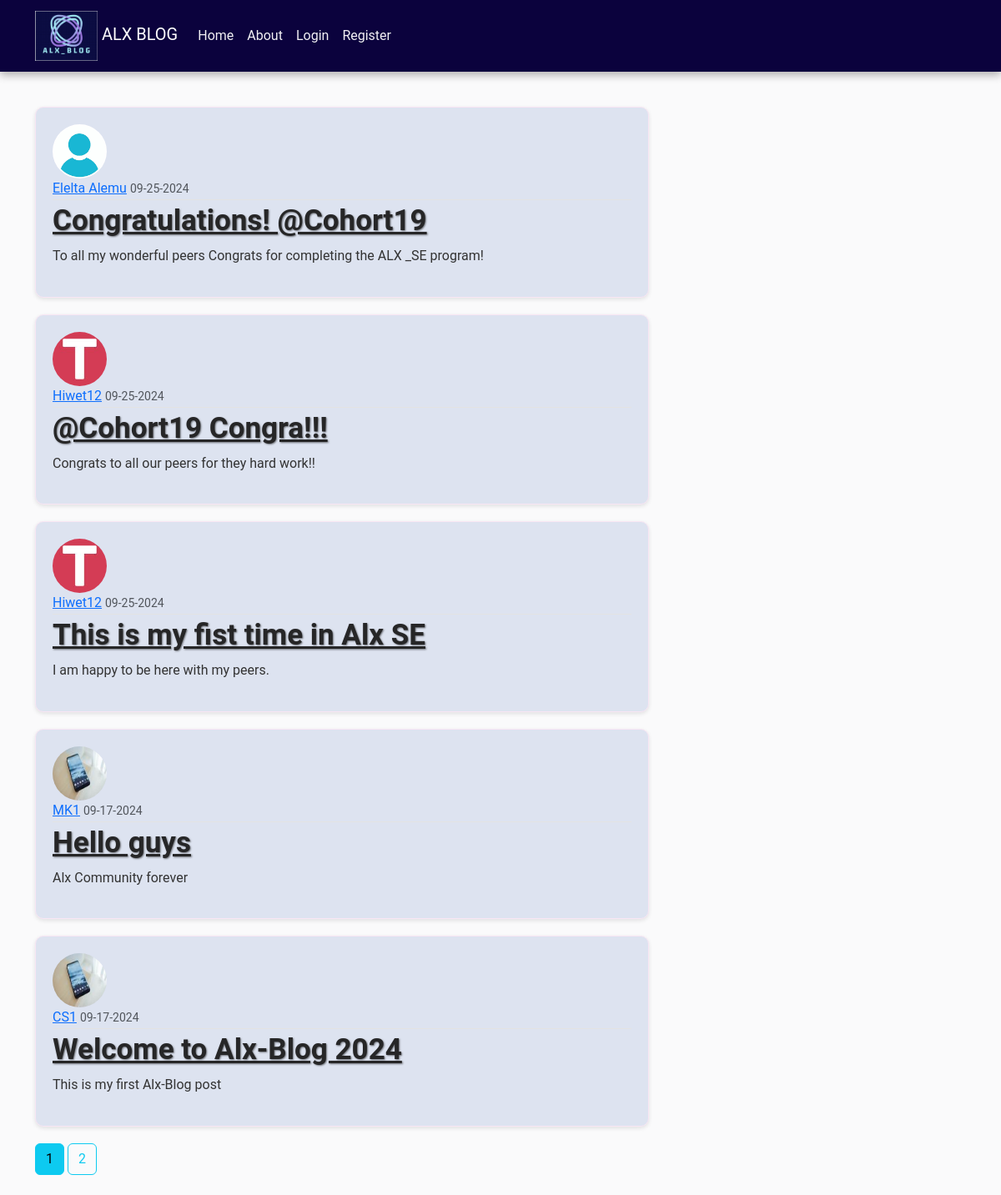
Page /home on the earlier database version.
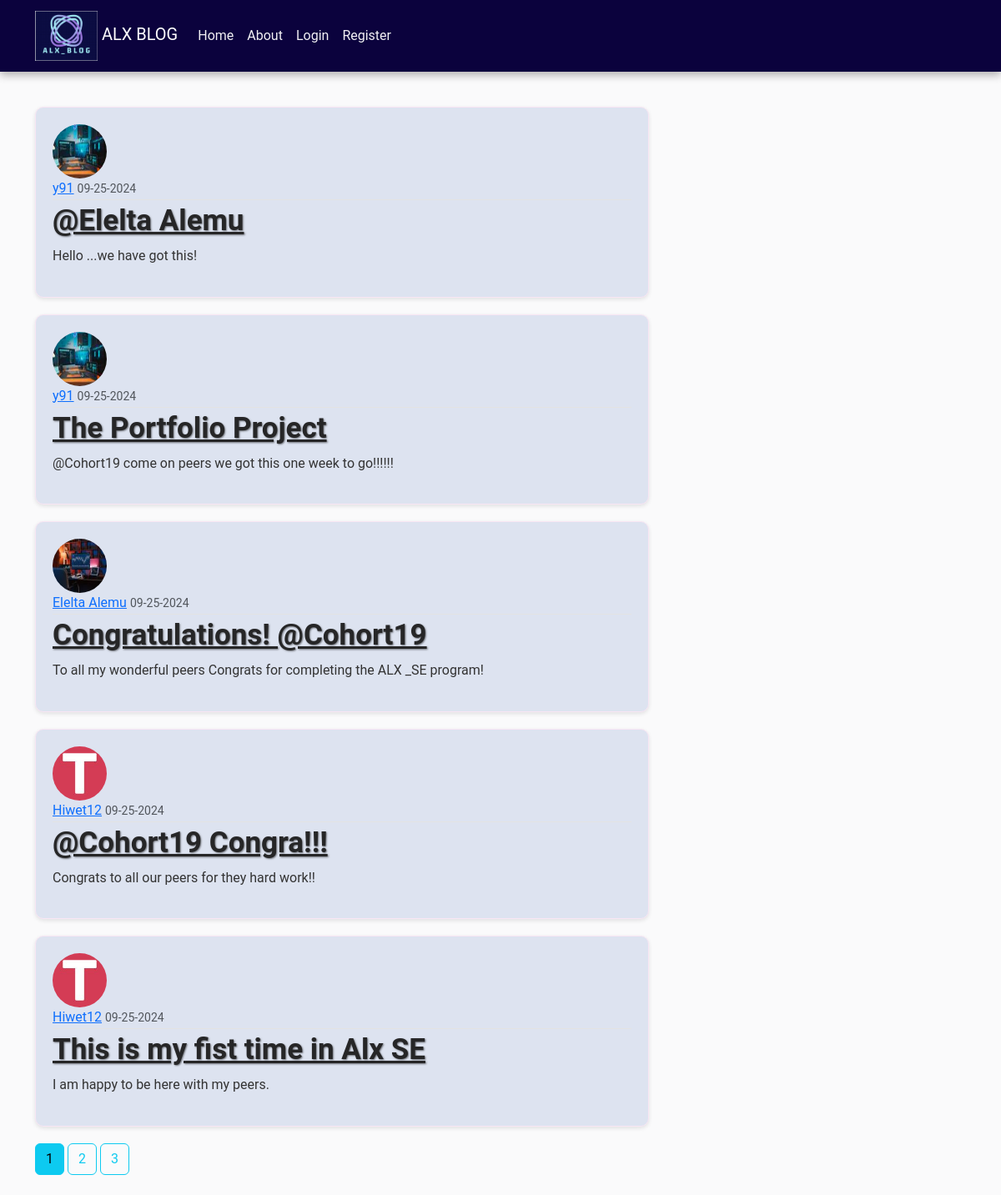
Same page on the later database version.
### alxblog/models.py (models this page shows, shortened)
class Post(db.Model):
    id = db.Column(db.Integer, primary_key=True)
    title = db.Column(db.String(150), nullable=False)
    date_posted = db.Column(db.DateTime, nullable=False, default=datetime.utcnow)
    content = db.Column(db.Text, nullable=False)
    user_id = db.Column(db.Integer, db.ForeignKey('user.id'), nullable=False)
    comments = db.relationship('Comment', backref='post', lazy=True)

class User(db.Model, UserMixin):
    id = db.Column(db.Integer, primary_key=True)
    username = db.Column(db.String(20), unique=True, nullable=False)
    email = db.Column(db.String(150), unique=True, nullable=False)
    image_file = db.Column(db.String(20), nullable=False, default='default.jpg')
    password = db.Column(db.String(60), nullable=False)
    posts = db.relationship('Post', backref='author', lazy=True)
    comments = db.relationship('Comment', back_populates='user', lazy=True)

### alxblog/routes.py (the view)
@app.route("/home")
def home():
    page = request.args.get('page', 1, type=int)
    posts = Post.query.order_by(Post.date_posted.desc()).paginate(page=page, per_page=5)
    return render_template('home.html', posts=posts, title='Home')

### alxblog/templates/home.html
{% extends "layout.html" %}
{% block content %}
{% for post in posts.items %}
 <article class="media content-section">
    <img class="rounded-circle article-img" src="{{ url_for('static', filename='profile_pics/' + post.author.image_file) }}">
    <div class="media-body">
      <div class="article-metadata">
        <a class="mr-2" href="#">{{ post.author.username }}</a>
        <small class="text-muted">{{ post.date_posted.strftime('%m-%d-%Y') }}</small>
      </div>
      <h2><a class="article-title" href="{{ url_for('post', post_id=post.id) }}">{{ post.title }}</a></h2>
      <p class="article-content">{{ post.content }}</p>
    </div>
  </article>
{% endfor %}
{% for page_num in posts.iter_pages(left_edge=1, right_edge=1, left_current=1, right_current=2) %}
{% if page_num %}
{% if posts.page == page_num%}
<a class="btn btn-info mb-4" href="{{ url_for('home', page=page_num) }}">{{ page_num }}</a>
{% else %}
<a class="btn btn-outline-info mb-4" href="{{ url_for('home', page=page_num) }}">{{ page_num }}</a>
{% endif %}
{% else %}
...
{% endif %}
{% endfor %}
{% endblock content %}

Differences in the rows shown:
no longer on this page (row unchanged): Post: image_file (picture), author.username "MK1", date_posted "09-17-2024", title "Hello guys", content "Alx Community forever"
no longer on this page (row unchanged): Post: image_file (picture), author.username "CS1", date_posted "09-17-2024", title "Welcome to Alx-Blog 2024", content "This is my first Alx-Blog post"
added Post: image_file (picture), author.username "y91", date_posted "09-25-2024", title "@Elelta Alemu", content "Hello ...we have got this!"
added Post: image_file (picture), author.username "y91", date_posted "09-25-2024", title "The Portfolio Project", content "@Cohort19 come on peers we got this one week to go!!!!!!"
changed through a linked row, Post "Congratulations! @Cohort19": image_file: picture added in place of a placeholder
Other differences:
new list line: "3"
